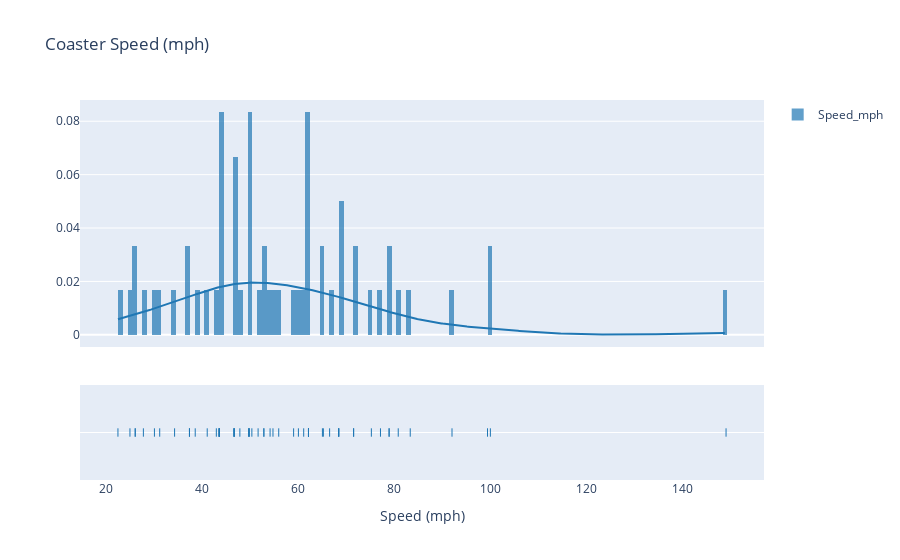

Source (notebook cell):
### Code cell
# Crea un gráfico de densidad para la columna 'Speed_mph'
fig = ff.create_distplot([df_clean['Speed_mph']], group_labels=['Speed_mph'])

# Establece el título y las etiquetas de los ejes
fig.update_layout(title='Coaster Speed (mph)', xaxis_title='Speed (mph)')

# Muestra el gráfico
fig.show()

### Figure 1 — Plotly figure (JSON) as saved in the notebook; plotly's stock layout.template omitted (floating-point values rounded to 4 significant figures; data arrays with more than 128 entries replaced by an {"elided": "..."} marker saying what was removed)
{"data": [{"autobinx": false, "histnorm": "probability density", "legendgroup": "Speed_mph", "marker": {"color": "rgb(31, 119, 180)"}, "name": "Speed_mph", "opacity": 0.7, "type": "histogram", "x": [46.6, 60, 49.7, 55.9, 49.7, 66.5, 50.3, 54.7, 65, 100, 68.4, 43.5, 43.5, 68.4, 26, 46.6, 26, 27.7, 78.9, 49.7, 80.8, 46.6, 47.8, 49.7, 61.1, 62.1, 42.9, 24.9, 34.2, 77.1, 43.5, 46.6, 30, 68.4, 62.1, 43.5, 37.3, 149.1, 52.8, 37.3, 65.2, 41, 22.4, 31.1, 92, 83.3, 59, 52.8, 99.4, 43.5, 51.6, 62.1, 62.1, 38.5, 78.9, 54.1, 71.5, 71.5, 75.2, 62.1], "xaxis": "x", "xbins": {"end": 149.1, "size": 1, "start": 22.4}, "yaxis": "y"}, {"legendgroup": "Speed_mph", "marker": {"color": "rgb(31, 119, 180)"}, "mode": "lines", "name": "Speed_mph", "showlegend": false, "type": "scatter", "x": {"elided": "500 float values"}, "xaxis": "x", "y": {"elided": "500 float values"}, "yaxis": "y"}, {"legendgroup": "Speed_mph", "marker": {"color": "rgb(31, 119, 180)", "symbol": "line-ns-open"}, "mode": "markers", "name": "Speed_mph", "showlegend": false, "type": "scatter", "x": [46.6, 60, 49.7, 55.9, 49.7, 66.5, 50.3, 54.7, 65, 100, 68.4, 43.5, 43.5, 68.4, 26, 46.6, 26, 27.7, 78.9, 49.7, 80.8, 46.6, 47.8, 49.7, 61.1, 62.1, 42.9, 24.9, 34.2, 77.1, 43.5, 46.6, 30, 68.4, 62.1, 43.5, 37.3, 149.1, 52.8, 37.3, 65.2, 41, 22.4, 31.1, 92, 83.3, 59, 52.8, 99.4, 43.5, 51.6, 62.1, 62.1, 38.5, 78.9, 54.1, 71.5, 71.5, 75.2, 62.1], "xaxis": "x", "y": ["Speed_mph", "Speed_mph", "Speed_mph", "Speed_mph", "Speed_mph", "Speed_mph", "Speed_mph", "Speed_mph", "Speed_mph", "Speed_mph", "Speed_mph", "Speed_mph", "Speed_mph", "Speed_mph", "Speed_mph", "Speed_mph", "Speed_mph", "Speed_mph", "Speed_mph", "Speed_mph", "Speed_mph", "Speed_mph", "Speed_mph", "Speed_mph", "Speed_mph", "Speed_mph", "Speed_mph", "Speed_mph", "Speed_mph", "Speed_mph", "Speed_mph", "Speed_mph", "Speed_mph", "Speed_mph", "Speed_mph", "Speed_mph", "Speed_mph", "Speed_mph", "Speed_mph", "Speed_mph", "Speed_mph", "Speed_mph", "Speed_mph", "Speed_mph", "Speed_mph", "Speed_mph", "Speed_mph", "Speed_mph", "Speed_mph", "Speed_mph", "Speed_mph", "Speed_mph", "Speed_mph", "Speed_mph", "Speed_mph", "Speed_mph", "Speed_mph", "Speed_mph", "Speed_mph", "Speed_mph"], "yaxis": "y2"}], "layout": {"barmode": "overlay", "hovermode": "closest", "legend": {"traceorder": "reversed"}, "title": {"text": "Coaster Speed (mph)"}, "xaxis": {"anchor": "y2", "domain": [0, 1], "title": {"text": "Speed (mph)"}, "zeroline": false}, "yaxis": {"anchor": "free", "domain": [0.35, 1], "position": 0}, "yaxis2": {"anchor": "x", "domain": [0, 0.25], "dtick": 1, "showticklabels": false}}}
